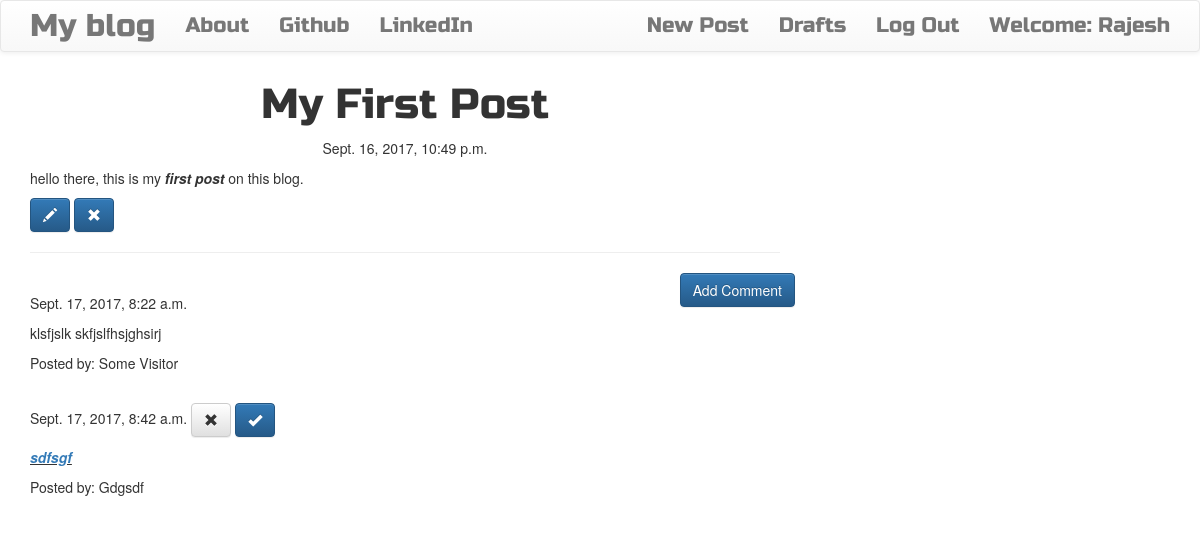
Before: /post/1 (signed in) with the older database file.
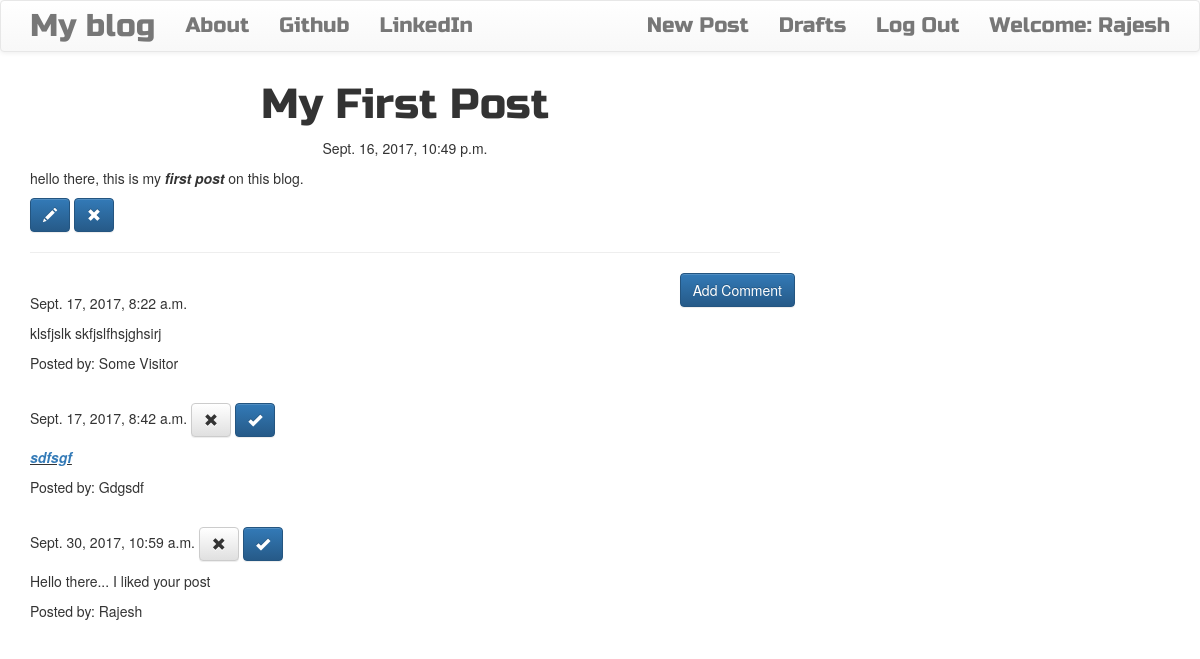
After: the same page with the newer database file.
### blog/models.py (models this page shows, shortened)
class CommonField(models.Model):
    text = models.TextField()
    created_date = models.DateTimeField(default=timezone.now)
    class Meta:
        abstract = True

class Post(CommonField):
    author = models.ForeignKey('auth.User')
    title = models.CharField(max_length=200)
    published_date = models.DateTimeField(blank=True, null=True)

class Comment(CommonField):
    post = models.ForeignKey('blog.Post', related_name='comments')
    author = models.CharField(max_length=200)
    approved_comment = models.BooleanField(default=False)

### blog/views.py (the view)
# urls.py: url(r'^post/(?P<pk>\d+)$', views.PostDetailView.as_view(), name='post_detail'),
class PostDetailView(DetailView):
    model = Post

### blog/templates/blog/post_detail.html
{% extends 'blog/base.html' %}
{% block content %}
  <h1 class="posttitle loader">{{post.title|title}}</h1>
  {% if post.published_date %}
    <div class="date postdate">
      {{post.published_date}}
    </div>
  {% else %}
    <a class="btn btn-default" href="{% url 'post_publish' pk=post.pk %}">Publish</a>
  {% endif %}
  <p class="postcontent">{{post.text|safe|linebreaksbr}}</p>
  {% if user.is_authenticated %}
    <a class="btn btn-primary" href="{% url 'post_edit' pk=post.pk %}">
      <span class="glyphicon glyphicon-pencil"></span>
    </a>
    <a class="btn btn-primary" href="{% url 'post_remove' pk=post.pk %}">
      <span class="glyphicon glyphicon-remove"></span>
    </a>
  {% endif %}
  <hr>
  <a class="btn btn-primary btn-comment" href="{% url 'add_comment_to_post' pk=post.pk %}">Add Comment</a>
  {% for comment in  post.comments.all %}
    <br>
    {% if user.is_authenticated or comment.approved_comment %}
      {{ comment.created_date }}
      {% if not comment.approved_comment %}
        <a class="btn btn-default" href="{% url 'comment_remove' pk=comment.pk %}">
          <span class="glyphicon glyphicon-remove"></span>
        </a>
        <a class="btn btn-primary" href="{% url 'comment_approve' pk=comment.pk %}">
          <span class="glyphicon glyphicon-ok"></span>
        </a>
      {% endif %}
      <p>{{comment.text|safe|linebreaks}}</p>
      <p>Posted by: {{comment.author|title}}</p>
    {% endif %}
    {% empty %}
      <p>No Comments!</p>
  {% endfor %}
{% endblock %}

### blog/templates/blog/base.html (shortened to what this page needs)
<!DOCTYPE html>
{% load staticfiles %}
<html>
  <head>
      <link rel="stylesheet" href="https://maxcdn.bootstrapcdn.com/bootstrap/3.3.7/css/bootstrap.min.css">
      <link rel="stylesheet" href="https://maxcdn.bootstrapcdn.com/bootstrap/3.3.7/css/bootstrap-theme.min.css">
      <link rel="stylesheet" href="//cdn.jsdelivr.net/npm/medium-editor@latest/dist/css/medium-editor.min.css" type="text/css" media="screen" charset="utf-8">
    <link rel="stylesheet" href="{% static 'css/blog.css' %}">
  </head>
  <body class="loader">
    <nav class="navbar navbar-default techfont custom-navbar">
      <div class="container">
        <ul class="nav navbar-nav">
          <li><a class="navbar-brand bigbrand" href="{% url 'post_list' %}">My blog</a></li>
          <li><a class="navbar-link" href="{% url 'about' %}">About</a></li>
          <li><a class="navbar-link" href="https://www.github.com">Github</a></li>
          <li><a class="navbar-link" href="https://www.linkedin.com">LinkedIn</a></li>
        </ul>
        <ul class="nav navbar-nav navbar-right">
          {% if user.is_authenticated %}
            <li>
              <a href="{% url 'post_new' %}">New Post</a>
            </li>
            <li>
              <a href="{% url 'post_draft_list' %}">Drafts</a>
            </li>
            <li>
              <a href="{% url 'logout' %}">Log Out</a>
            </li>
            <li><a>Welcome: {{user.username|title}}</a></li>
          {% else %}
            <li><a class="nav navbar-right" href="{% url 'login' %}"><span class="glyphicon glyphicon-user"></span></a></li>
          {% endif %}
        </ul>
      </div>
    </nav>
    <div class="container content">
      <div class="row">
        <div class="col-md-8">
          <div class="blog_posts">
            {% block content %}
            {% endblock %}
          </div>
        </div>
      </div>
    </div>
  </body>
</html>

### blog/static/css/blog.css (style rules this page uses)
.techfont { font-family: 'Russo One', sans-serif; font-size: 1.5em; margin-bottom: 10px; }
.postdate { text-align: center; }
.posttitle { font-family: 'Russo One', sans-serif; font-size: 3em; text-align: center; }
.postcontent { font-family: 'Montserrat'; font-size: 1.5em; }
.btn-comment { position: absolute; right: 0px; }
.bigbrand { font-size: 1.5em; }
.loader { filter:hue-rotate(0deg); color: linear-gradient(45deg,#0f8,#08f); animation:hue 5000ms infinite linear; }

Changed rows visible on the page:
added Comment: created_date "Sept. 30, 2017, 10:59 a.m.", approved_comment False (drawn), text "Hello there... I liked your post", author "Rajesh"
